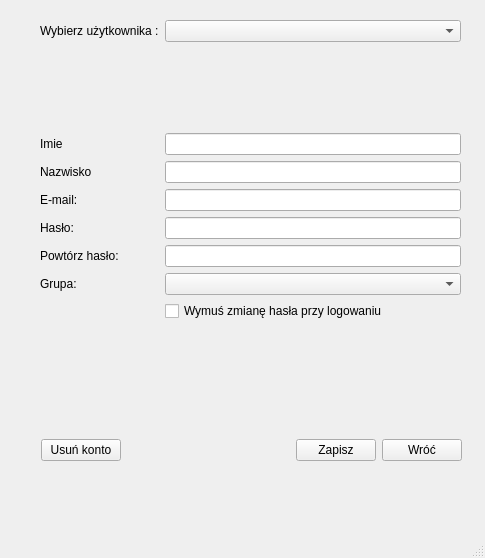
<?xml version="1.0" encoding="UTF-8"?>
<ui version="4.0">
 <class>ed_user</class>
 <widget class="QMainWindow" name="ed_user">
  <property name="geometry">
   <rect>
    <x>0</x>
    <y>0</y>
    <width>485</width>
    <height>558</height>
   </rect>
  </property>
  <property name="windowTitle">
   <string>MainWindow</string>
  </property>
  <widget class="QWidget" name="centralwidget">
   <widget class="QWidget" name="formLayoutWidget">
    <property name="geometry">
     <rect>
      <x>40</x>
      <y>20</y>
      <width>421</width>
      <height>301</height>
     </rect>
    </property>
    <layout class="QFormLayout" name="formLayout">
     <item row="0" column="0">
      <widget class="QLabel" name="label">
       <property name="text">
        <string>Wybierz użytkownika :</string>
       </property>
      </widget>
     </item>
     <item row="0" column="1">
      <widget class="QComboBox" name="cb_user"/>
     </item>
     <item row="1" column="0" colspan="2">
      <spacer name="verticalSpacer">
       <property name="orientation">
        <enum>Qt::Vertical</enum>
       </property>
       <property name="sizeHint" stdset="0">
        <size>
         <width>20</width>
         <height>40</height>
        </size>
       </property>
      </spacer>
     </item>
     <item row="2" column="0">
      <widget class="QLabel" name="label_2">
       <property name="text">
        <string>Imie</string>
       </property>
      </widget>
     </item>
     <item row="2" column="1">
      <widget class="QLineEdit" name="le_imie"/>
     </item>
     <item row="3" column="0">
      <widget class="QLabel" name="label_3">
       <property name="text">
        <string>Nazwisko</string>
       </property>
      </widget>
     </item>
     <item row="3" column="1">
      <widget class="QLineEdit" name="le_nazwisko"/>
     </item>
     <item row="4" column="0">
      <widget class="QLabel" name="label_4">
       <property name="text">
        <string>E-mail:</string>
       </property>
      </widget>
     </item>
     <item row="4" column="1">
      <widget class="QLineEdit" name="le_mail"/>
     </item>
     <item row="5" column="0">
      <widget class="QLabel" name="label_6">
       <property name="text">
        <string>Hasło:</string>
       </property>
      </widget>
     </item>
     <item row="5" column="1">
      <widget class="QLineEdit" name="le_haslo">
       <property name="echoMode">
        <enum>QLineEdit::Password</enum>
       </property>
      </widget>
     </item>
     <item row="6" column="0">
      <widget class="QLabel" name="label_7">
       <property name="text">
        <string>Powtórz hasło:</string>
       </property>
      </widget>
     </item>
     <item row="6" column="1">
      <widget class="QLineEdit" name="le_haslo_2">
       <property name="echoMode">
        <enum>QLineEdit::Password</enum>
       </property>
      </widget>
     </item>
     <item row="7" column="0">
      <widget class="QLabel" name="label_8">
       <property name="text">
        <string>Grupa:</string>
       </property>
      </widget>
     </item>
     <item row="7" column="1">
      <widget class="QComboBox" name="cb_grupa"/>
     </item>
     <item row="8" column="0">
      <widget class="QLabel" name="label_5">
       <property name="text">
        <string/>
       </property>
      </widget>
     </item>
     <item row="8" column="1">
      <widget class="QCheckBox" name="checkBox">
       <property name="text">
        <string>Wymuś zmianę hasła przy logowaniu</string>
       </property>
      </widget>
     </item>
    </layout>
   </widget>
   <widget class="QWidget" name="horizontalLayoutWidget">
    <property name="geometry">
     <rect>
      <x>41</x>
      <y>410</y>
      <width>421</width>
      <height>80</height>
     </rect>
    </property>
    <layout class="QHBoxLayout" name="horizontalLayout">
     <item>
      <widget class="QPushButton" name="button_del">
       <property name="text">
        <string>Usuń konto</string>
       </property>
      </widget>
     </item>
     <item>
      <spacer name="horizontalSpacer">
       <property name="orientation">
        <enum>Qt::Horizontal</enum>
       </property>
       <property name="sizeHint" stdset="0">
        <size>
         <width>40</width>
         <height>20</height>
        </size>
       </property>
      </spacer>
     </item>
     <item>
      <widget class="QPushButton" name="pushButton_2">
       <property name="text">
        <string>Zapisz</string>
       </property>
      </widget>
     </item>
     <item>
      <widget class="QPushButton" name="pushButton">
       <property name="text">
        <string>Wróć</string>
       </property>
      </widget>
     </item>
    </layout>
   </widget>
   <widget class="QLabel" name="l_info">
    <property name="geometry">
     <rect>
      <x>80</x>
      <y>330</y>
      <width>359</width>
      <height>81</height>
     </rect>
    </property>
    <property name="text">
     <string/>
    </property>
    <property name="alignment">
     <set>Qt::AlignCenter</set>
    </property>
   </widget>
  </widget>
  <widget class="QMenuBar" name="menubar">
   <property name="geometry">
    <rect>
     <x>0</x>
     <y>0</y>
     <width>485</width>
     <height>26</height>
    </rect>
   </property>
  </widget>
  <widget class="QStatusBar" name="statusbar"/>
 </widget>
 <resources/>
 <connections/>
</ui>
